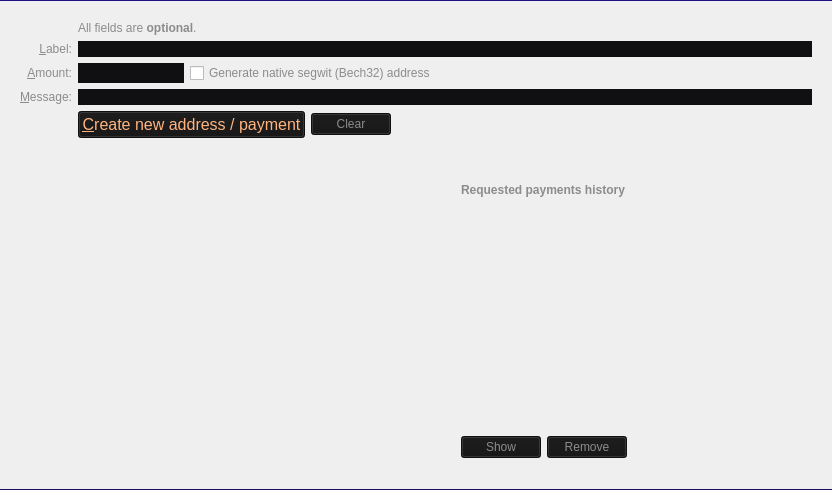
<?xml version="1.0" encoding="UTF-8"?>
<ui version="4.0">
 <class>ReceiveCoinsDialog</class>
 <widget class="QLabel" name="ReceiveCoinsDialog">
  <property name="geometry">
   <rect>
    <x>0</x>
    <y>0</y>
    <width>832</width>
    <height>490</height>
   </rect>
  </property>
  <property name="autoFillBackground">
   <bool>false</bool>
  </property>
  <property name="styleSheet">
   <string notr="true">QLineEdit { border:0; }
QFrame { border:0; }
QLabel {border-bottom: 1.4px solid #414141; border-top: 1.4px solid #0A0A0A; border-bottom-color: qlineargradient(x1:0, y1:0, x2:0, y2:0.8, stop: 0 rgba(30,0,255,0.9), stop: 1 rgba(10,10,10,1.0)); border-top-color: qlineargradient(x1:0, y1:1, x2:0, y2:0, stop: 0 rgba(30,0,255,0.9), stop: 1 rgba(10,10,10,1.0)); }


</string>
  </property>
  <property name="pixmap">
   <pixmap resource="../bitcoin.qrc">:/icons/sendcoin_background</pixmap>
  </property>
  <property name="scaledContents">
   <bool>true</bool>
  </property>
  <property name="wordWrap">
   <bool>false</bool>
  </property>
  <layout class="QVBoxLayout" name="verticalLayout" stretch="0,0,1">
   <item>
    <widget class="QFrame" name="frame2">
     <property name="sizePolicy">
      <sizepolicy hsizetype="Preferred" vsizetype="Expanding">
       <horstretch>0</horstretch>
       <verstretch>0</verstretch>
      </sizepolicy>
     </property>
     <property name="styleSheet">
      <string notr="true">QFrame { border:0; }</string>
     </property>
     <property name="frameShape">
      <enum>QFrame::StyledPanel</enum>
     </property>
     <property name="frameShadow">
      <enum>QFrame::Sunken</enum>
     </property>
     <layout class="QVBoxLayout" name="verticalLayout_3">
      <item>
       <layout class="QGridLayout" name="gridLayout">
        <item row="5" column="0">
         <widget class="QLabel" name="label">
          <property name="toolTip">
           <string>An optional amount to request. Leave this empty or zero to not request a specific amount.</string>
          </property>
          <property name="styleSheet">
           <string notr="true">color: rgb(140, 140, 140);</string>
          </property>
          <property name="text">
           <string>&amp;Amount:</string>
          </property>
          <property name="alignment">
           <set>Qt::AlignRight|Qt::AlignTrailing|Qt::AlignVCenter</set>
          </property>
          <property name="buddy">
           <cstring>reqAmount</cstring>
          </property>
         </widget>
        </item>
        <item row="6" column="0">
         <widget class="QLabel" name="label_3">
          <property name="toolTip">
           <string>An optional message to attach to the payment request, which will be displayed when the request is opened. Note: The message will not be sent with the payment over ReversedBitcoin network.</string>
          </property>
          <property name="styleSheet">
           <string notr="true">color: rgb(140, 140, 140);</string>
          </property>
          <property name="text">
           <string>&amp;Message:</string>
          </property>
          <property name="alignment">
           <set>Qt::AlignRight|Qt::AlignTrailing|Qt::AlignVCenter</set>
          </property>
          <property name="buddy">
           <cstring>reqMessage</cstring>
          </property>
         </widget>
        </item>
        <item row="4" column="2">
         <widget class="QLineEdit" name="reqLabel">
          <property name="toolTip">
           <string>An optional label to associate with the new receiving address.</string>
          </property>
          <property name="styleSheet">
           <string notr="true">color: rgb(255, 96, 0);
background-color: #101013;
</string>
          </property>
         </widget>
        </item>
        <item row="2" column="2">
         <widget class="QLabel" name="label_5">
          <property name="styleSheet">
           <string notr="true">color: rgb(140, 140, 140);</string>
          </property>
          <property name="text">
           <string>&lt;html&gt;&lt;head/&gt;&lt;body&gt;&lt;p&gt;All fields are &lt;span style=&quot; font-weight:600;&quot;&gt;optional&lt;/span&gt;.&lt;/p&gt;&lt;/body&gt;&lt;/html&gt;</string>
          </property>
         </widget>
        </item>
        <item row="4" column="0">
         <widget class="QLabel" name="label_2">
          <property name="toolTip">
           <string>An optional label to associate with the new receiving address.</string>
          </property>
          <property name="styleSheet">
           <string notr="true">color: rgb(140, 140, 140);</string>
          </property>
          <property name="text">
           <string>&amp;Label:</string>
          </property>
          <property name="alignment">
           <set>Qt::AlignRight|Qt::AlignTrailing|Qt::AlignVCenter</set>
          </property>
          <property name="buddy">
           <cstring>reqLabel</cstring>
          </property>
         </widget>
        </item>
        <item row="6" column="2">
         <widget class="QLineEdit" name="reqMessage">
          <property name="toolTip">
           <string>An optional message to attach to the payment request, which will be displayed when the request is opened. Note: The message will not be sent with the payment over ReversedBitcoin network.</string>
          </property>
          <property name="styleSheet">
           <string notr="true">color: rgb(255, 96, 0);
background-color: #101013;
</string>
          </property>
         </widget>
        </item>
        <item row="7" column="2">
         <layout class="QHBoxLayout" name="horizontalLayout">
          <item>
           <widget class="QPushButton" name="receiveButton">
            <property name="minimumSize">
             <size>
              <width>150</width>
              <height>0</height>
             </size>
            </property>
            <property name="font">
             <font>
              <pointsize>12</pointsize>
             </font>
            </property>
            <property name="styleSheet">
             <string notr="true">color: rgb(255, 180, 128);
background-color: rgb(20, 20, 20);</string>
            </property>
            <property name="text">
             <string>&amp;Create new address / payment</string>
            </property>
            <property name="icon">
             <iconset resource="../bitcoin.qrc">
              <normaloff>:/icons/receiving_addresses</normaloff>:/icons/receiving_addresses</iconset>
            </property>
           </widget>
          </item>
          <item>
           <widget class="QPushButton" name="clearButton">
            <property name="sizePolicy">
             <sizepolicy hsizetype="Minimum" vsizetype="Fixed">
              <horstretch>0</horstretch>
              <verstretch>0</verstretch>
             </sizepolicy>
            </property>
            <property name="toolTip">
             <string>Clear all fields of the form.</string>
            </property>
            <property name="styleSheet">
             <string notr="true">color: rgb(140, 140, 140);
background-color: rgb(20, 20, 20);</string>
            </property>
            <property name="text">
             <string>Clear</string>
            </property>
            <property name="icon">
             <iconset resource="../bitcoin.qrc">
              <normaloff>:/icons/remove</normaloff>:/icons/remove</iconset>
            </property>
            <property name="autoDefault">
             <bool>false</bool>
            </property>
           </widget>
          </item>
          <item>
           <spacer name="horizontalSpacer">
            <property name="orientation">
             <enum>Qt::Horizontal</enum>
            </property>
            <property name="sizeHint" stdset="0">
             <size>
              <width>40</width>
              <height>20</height>
             </size>
            </property>
           </spacer>
          </item>
         </layout>
        </item>
        <item row="7" column="0">
         <widget class="QLabel" name="label_7">
          <property name="text">
           <string/>
          </property>
         </widget>
        </item>
        <item row="5" column="2">
         <layout class="QHBoxLayout" name="horizontalLayout_6">
          <item>
           <widget class="BitcoinAmountField" name="reqAmount">
            <property name="sizePolicy">
             <sizepolicy hsizetype="Fixed" vsizetype="Fixed">
              <horstretch>0</horstretch>
              <verstretch>0</verstretch>
             </sizepolicy>
            </property>
            <property name="minimumSize">
             <size>
              <width>80</width>
              <height>0</height>
             </size>
            </property>
            <property name="maximumSize">
             <size>
              <width>1000</width>
              <height>100</height>
             </size>
            </property>
            <property name="toolTip">
             <string>An optional amount to request. Leave this empty or zero to not request a specific amount.</string>
            </property>
            <property name="styleSheet">
             <string notr="true">color: rgb(255, 96, 0);
background-color: #101013;
</string>
            </property>
           </widget>
          </item>
          <item>
           <widget class="QCheckBox" name="useBech32">
            <property name="sizePolicy">
             <sizepolicy hsizetype="Fixed" vsizetype="Fixed">
              <horstretch>0</horstretch>
              <verstretch>0</verstretch>
             </sizepolicy>
            </property>
            <property name="maximumSize">
             <size>
              <width>1000</width>
              <height>16777215</height>
             </size>
            </property>
            <property name="focusPolicy">
             <enum>Qt::StrongFocus</enum>
            </property>
            <property name="toolTip">
             <string>Native segwit addresses (aka Bech32 or BIP-173) reduce your transaction fees later on and offer better protection against typos, but old wallets don't support them. When unchecked, an address compatible with older wallets will be created instead.</string>
            </property>
            <property name="styleSheet">
             <string notr="true">color: rgb(140, 140, 140);</string>
            </property>
            <property name="text">
             <string>Generate native segwit (Bech32) address</string>
            </property>
           </widget>
          </item>
          <item>
           <spacer name="horizontalSpacer_3">
            <property name="orientation">
             <enum>Qt::Horizontal</enum>
            </property>
            <property name="sizeHint" stdset="0">
             <size>
              <width>0</width>
              <height>0</height>
             </size>
            </property>
           </spacer>
          </item>
         </layout>
        </item>
       </layout>
      </item>
     </layout>
    </widget>
   </item>
   <item>
    <spacer name="verticalSpacer_2">
     <property name="orientation">
      <enum>Qt::Vertical</enum>
     </property>
     <property name="sizeHint" stdset="0">
      <size>
       <width>20</width>
       <height>10</height>
      </size>
     </property>
    </spacer>
   </item>
   <item>
    <widget class="QFrame" name="frame">
     <property name="enabled">
      <bool>true</bool>
     </property>
     <property name="sizePolicy">
      <sizepolicy hsizetype="Preferred" vsizetype="Expanding">
       <horstretch>0</horstretch>
       <verstretch>0</verstretch>
      </sizepolicy>
     </property>
     <property name="autoFillBackground">
      <bool>false</bool>
     </property>
     <property name="styleSheet">
      <string notr="true">color: rgb(170, 170, 170);
QFrame { border:0; }

</string>
     </property>
     <property name="frameShape">
      <enum>QFrame::StyledPanel</enum>
     </property>
     <property name="frameShadow">
      <enum>QFrame::Raised</enum>
     </property>
     <layout class="QVBoxLayout" name="verticalLayout_2">
      <property name="leftMargin">
       <number>450</number>
      </property>
      <property name="topMargin">
       <number>20</number>
      </property>
      <property name="rightMargin">
       <number>20</number>
      </property>
      <property name="bottomMargin">
       <number>20</number>
      </property>
      <item>
       <widget class="QLabel" name="label_6">
        <property name="font">
         <font>
          <weight>75</weight>
          <bold>true</bold>
         </font>
        </property>
        <property name="styleSheet">
         <string notr="true">color: rgb(140, 140, 140);
border:0;
</string>
        </property>
        <property name="text">
         <string>Requested payments history</string>
        </property>
       </widget>
      </item>
      <item>
       <widget class="QTableView" name="recentRequestsView">
        <property name="contextMenuPolicy">
         <enum>Qt::CustomContextMenu</enum>
        </property>
        <property name="styleSheet">
         <string notr="true">color: rgb(170, 170, 170);
background-color:transparent;
border:0;
gridline-color: #252525;</string>
        </property>
        <property name="tabKeyNavigation">
         <bool>false</bool>
        </property>
        <property name="sortingEnabled">
         <bool>true</bool>
        </property>
       </widget>
      </item>
      <item>
       <layout class="QHBoxLayout" name="horizontalLayout_2">
        <item>
         <widget class="QPushButton" name="showRequestButton">
          <property name="enabled">
           <bool>false</bool>
          </property>
          <property name="toolTip">
           <string>Show the selected request (does the same as double clicking an entry)</string>
          </property>
          <property name="autoFillBackground">
           <bool>false</bool>
          </property>
          <property name="styleSheet">
           <string notr="true">color: rgb(140, 140, 140);
background-color: rgb(20, 20, 20);</string>
          </property>
          <property name="text">
           <string>Show</string>
          </property>
          <property name="icon">
           <iconset resource="../bitcoin.qrc">
            <normaloff>:/icons/edit</normaloff>:/icons/edit</iconset>
          </property>
          <property name="autoDefault">
           <bool>false</bool>
          </property>
          <property name="flat">
           <bool>false</bool>
          </property>
         </widget>
        </item>
        <item>
         <widget class="QPushButton" name="removeRequestButton">
          <property name="enabled">
           <bool>false</bool>
          </property>
          <property name="toolTip">
           <string>Remove the selected entries from the list</string>
          </property>
          <property name="styleSheet">
           <string notr="true">color: rgb(140, 140, 140);
background-color: rgb(20, 20, 20);</string>
          </property>
          <property name="text">
           <string>Remove</string>
          </property>
          <property name="icon">
           <iconset resource="../bitcoin.qrc">
            <normaloff>:/icons/remove</normaloff>:/icons/remove</iconset>
          </property>
          <property name="autoDefault">
           <bool>false</bool>
          </property>
         </widget>
        </item>
        <item>
         <spacer name="horizontalSpacer_2">
          <property name="orientation">
           <enum>Qt::Horizontal</enum>
          </property>
          <property name="sizeHint" stdset="0">
           <size>
            <width>40</width>
            <height>20</height>
           </size>
          </property>
         </spacer>
        </item>
       </layout>
      </item>
     </layout>
    </widget>
   </item>
  </layout>
  <zorder>frame</zorder>
  <zorder>frame2</zorder>
 </widget>
 <customwidgets>
  <customwidget>
   <class>BitcoinAmountField</class>
   <extends>QLineEdit</extends>
   <header>qt/bitcoinamountfield.h</header>
   <container>1</container>
  </customwidget>
 </customwidgets>
 <tabstops>
  <tabstop>reqLabel</tabstop>
  <tabstop>reqAmount</tabstop>
  <tabstop>useBech32</tabstop>
  <tabstop>reqMessage</tabstop>
  <tabstop>receiveButton</tabstop>
  <tabstop>clearButton</tabstop>
  <tabstop>recentRequestsView</tabstop>
  <tabstop>showRequestButton</tabstop>
  <tabstop>removeRequestButton</tabstop>
 </tabstops>
 <resources>
  <include location="../bitcoin.qrc"/>
 </resources>
 <connections/>
</ui>
